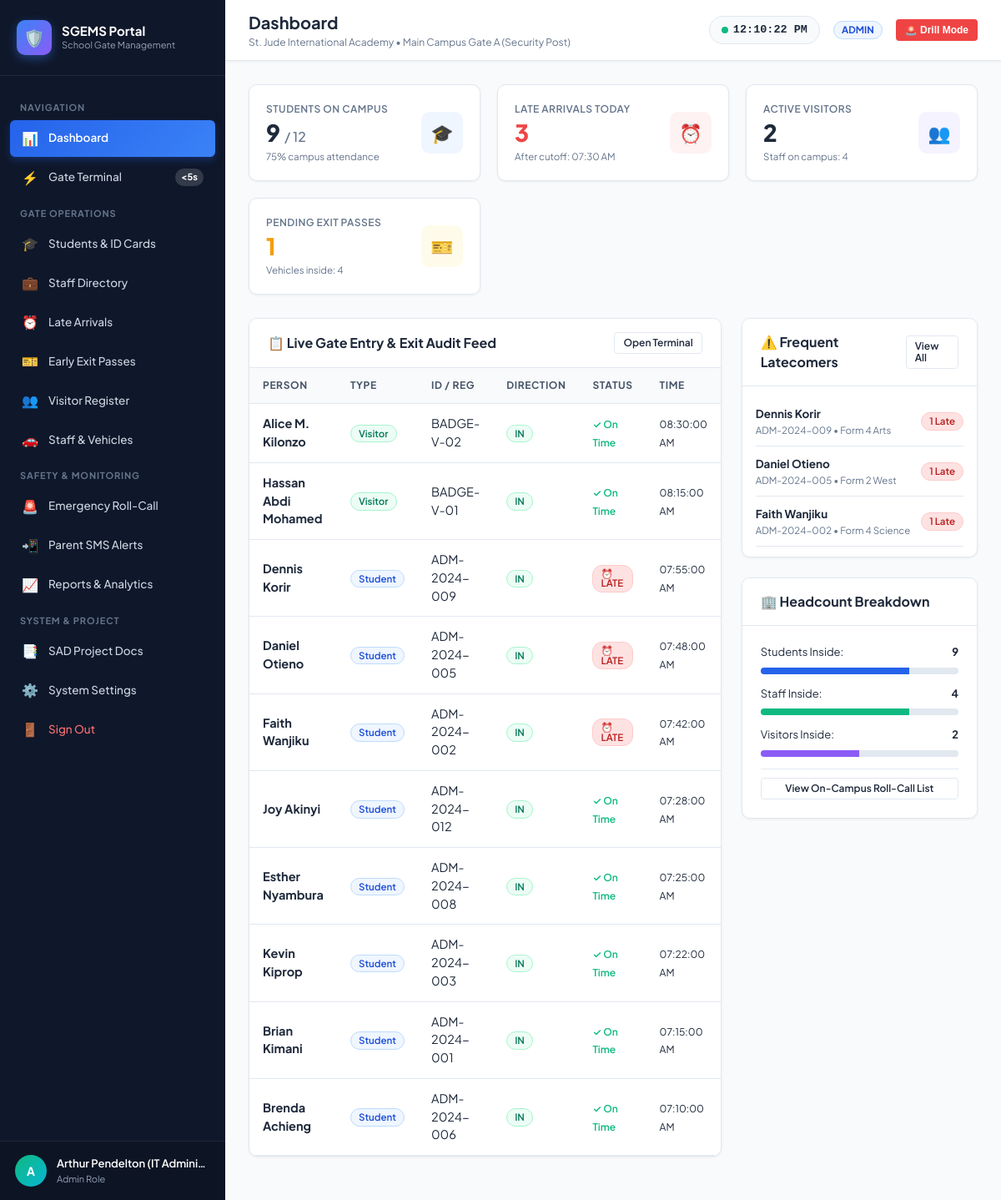
/pages/dashboard.php (signed in), run on the app's committed database.
### tables this page shows
CREATE TABLE `system_settings` (
  `setting_key` VARCHAR(50) NOT NULL,
  `setting_value` TEXT NOT NULL,
  `description` VARCHAR(255) DEFAULT NULL,
  PRIMARY KEY (`setting_key`)
);

CREATE TABLE `gate_logs` (
  `id` INT AUTO_INCREMENT PRIMARY KEY,
  `person_type` ENUM('student', 'staff', 'visitor') NOT NULL,
  `person_id` INT NOT NULL,
  `person_name` VARCHAR(100) NOT NULL,
  `identifier` VARCHAR(50) NOT NULL,
  `direction` ENUM('in', 'out') NOT NULL,
  `scan_method` ENUM('card_scan', 'qr_scan', 'manual_search') NOT NULL DEFAULT 'card_scan',
  `timestamp` DATETIME NOT NULL,
  `is_late` TINYINT(1) NOT NULL DEFAULT 0,
  `late_reason` VARCHAR(255) DEFAULT NULL,
  `permit_id` INT DEFAULT NULL,
  `guard_id` INT DEFAULT NULL,
  `notes` TEXT DEFAULT NULL,
  INDEX `idx_gate_logs_time` (`timestamp`),
  INDEX `idx_gate_logs_person` (`person_type`, `person_id`),
  INDEX `idx_gate_logs_late` (`is_late`)
);

CREATE TABLE `students` (
  `id` INT AUTO_INCREMENT PRIMARY KEY,
  `admission_no` VARCHAR(30) NOT NULL UNIQUE,
  `full_name` VARCHAR(100) NOT NULL,
  `class_grade` VARCHAR(30) NOT NULL,
  `parent_name` VARCHAR(100) NOT NULL,
  `parent_phone` VARCHAR(30) NOT NULL,
  `parent_email` VARCHAR(100) DEFAULT NULL,
  `card_number` VARCHAR(50) NOT NULL UNIQUE,
  `gender` ENUM('Male', 'Female') DEFAULT 'Male',
  `status` ENUM('on_campus', 'off_campus') NOT NULL DEFAULT 'off_campus',
  `last_seen` DATETIME DEFAULT NULL,
  `created_at` TIMESTAMP DEFAULT CURRENT_TIMESTAMP,
  INDEX `idx_students_status` (`status`),
  INDEX `idx_students_class` (`class_grade`),
  INDEX `idx_students_card` (`card_number`)
);

### config/db.php (called while the page is built, shortened)
<?php
function get_db_connection() {
    static $pdo = null;
    if ($pdo === null) {
        $dsn = "mysql:host=" . DB_HOST . ";port=" . DB_PORT . ";dbname=" . DB_NAME . ";charset=utf8mb4";
        $options = [
            PDO::ATTR_ERRMODE            => PDO::ERRMODE_EXCEPTION,
            PDO::ATTR_DEFAULT_FETCH_MODE => PDO::FETCH_ASSOC,
            PDO::ATTR_EMULATE_PREPARES   => false,
        ];
        try {
            $pdo = new PDO($dsn, DB_USER, DB_PASS, $options);
        } catch (PDOException $e) {
            die("Database connection failed: " . htmlspecialchars($e->getMessage()));
        }
    }
    return $pdo;
}
function get_setting($key, $default = '') {
    try {
        $pdo = get_db_connection();
        $stmt = $pdo->prepare("SELECT setting_value FROM system_settings WHERE setting_key = ? LIMIT 1");
        $stmt->execute([$key]);
        $row = $stmt->fetch();
        return $row ? $row['setting_value'] : $default;
    } catch (Exception $e) {
        return $default;
    }
}
function is_logged_in() {
    return isset($_SESSION['user_id']) && !empty($_SESSION['user_id']);
}
function has_role(...$roles) {
    return in_array($_SESSION['role'], $roles);
}

### pages/dashboard.php (the view, shortened to what this page needs)
<?php
$pageTitle = 'Dashboard';
require_once __DIR__ . '/../includes/header.php';
$pdo = get_db_connection();
$cutoff = get_setting('cutoff_time', '07:30:00');
$totalStudents = $pdo->query("SELECT COUNT(*) FROM students")->fetchColumn();
$studentsOnCampus = $pdo->query("SELECT COUNT(*) FROM students WHERE status = 'on_campus'")->fetchColumn();
$staffOnCampus = $pdo->query("SELECT COUNT(*) FROM staff WHERE status = 'on_campus'")->fetchColumn();
$visitorsOnCampus = $pdo->query("SELECT COUNT(*) FROM visitors WHERE status = 'on_campus'")->fetchColumn();
$vehiclesInside = $pdo->query("SELECT COUNT(*) FROM vehicles WHERE status = 'inside'")->fetchColumn();
$lateToday = $pdo->query("SELECT COUNT(*) FROM gate_logs WHERE is_late = 1 AND DATE(timestamp) = CURDATE()")->fetchColumn();
$pendingPermits = $pdo->query("SELECT COUNT(*) FROM exit_permissions WHERE status = 'pending' AND permit_date = CURDATE()")->fetchColumn();
$recentLogs = $pdo->query("SELECT gl.*, s.class_grade FROM gate_logs gl
                           LEFT JOIN students s ON gl.person_type = 'student' AND gl.person_id = s.id
                           ORDER BY gl.id DESC LIMIT 10")->fetchAll();
$frequentLatecomers = $pdo->query("
    SELECT s.id, s.full_name, s.admission_no, s.class_grade, COUNT(gl.id) as late_count
    FROM gate_logs gl
    JOIN students s ON gl.person_id = s.id AND gl.person_type = 'student'
    WHERE gl.is_late = 1
    GROUP BY s.id, s.full_name, s.admission_no, s.class_grade
    ORDER BY late_count DESC
    LIMIT 5
")->fetchAll();
?>
<div class="metrics-grid">
  <div class="metric-card">
    <div class="metric-info">
      <div class="label">Students On Campus</div>
      <div class="value"><?php echo $studentsOnCampus; ?> <span style="font-size:16px; color:#64748b; font-weight:500;">/ <?php echo $totalStudents; ?></span></div>
      <div class="subtext"><?php echo round(($studentsOnCampus / max(1, $totalStudents)) * 100); ?>% campus attendance</div>
    </div>
    <div class="metric-icon-wrap primary">🎓</div>
  </div>
  <div class="metric-card">
    <div class="metric-info">
      <div class="label">Late Arrivals Today</div>
      <div class="value" style="color: #ef4444;"><?php echo $lateToday; ?></div>
      <div class="subtext">After cutoff: <?php echo date('h:i A', strtotime($cutoff)); ?></div>
    </div>
    <div class="metric-icon-wrap danger">⏰</div>
  </div>
  <div class="metric-card">
    <div class="metric-info">
      <div class="label">Active Visitors</div>
      <div class="value"><?php echo $visitorsOnCampus; ?></div>
      <div class="subtext">Staff on campus: <?php echo $staffOnCampus; ?></div>
    </div>
    <div class="metric-icon-wrap accent">👥</div>
  </div>
  <div class="metric-card">
    <div class="metric-info">
      <div class="label">Pending Exit Passes</div>
      <div class="value" style="color: #f59e0b;"><?php echo $pendingPermits; ?></div>
      <div class="subtext">Vehicles inside: <?php echo $vehiclesInside; ?></div>
    </div>
    <div class="metric-icon-wrap warning">🎫</div>
  </div>
</div>
<div style="display: grid; grid-template-columns: 2fr 1fr; gap: 24px;">
  <div class="card">
    <div class="card-header">
      <div class="card-title">
        <span>📋 Live Gate Entry & Exit Audit Feed</span>
      </div>
      <a href="<?php echo BASE_URL; ?>pages/gate_scanner.php" class="btn btn-outline btn-sm">Open Terminal</a>
    </div>
    <div class="table-responsive">
      <table class="data-table">
        <thead>
          <tr>
            <th>Person</th>
            <th>Type</th>
            <th>ID / Reg</th>
            <th>Direction</th>
            <th>Status</th>
            <th>Time</th>
          </tr>
        </thead>
        <tbody id="gateLogsTableBody">
          <?php foreach ($recentLogs as $log): ?>
          <tr>
            <td><strong><?php echo htmlspecialchars($log['person_name']); ?></strong></td>
            <td>
              <span class="badge <?php echo $log['person_type'] === 'student' ? 'badge-approved' : ($log['person_type'] === 'staff' ? 'badge-used' : 'badge-in'); ?>">
                <?php echo ucfirst($log['person_type']); ?>
              </span>
            </td>
            <td><?php echo htmlspecialchars($log['identifier']); ?></td>
            <td>
              <span class="badge <?php echo $log['direction'] === 'in' ? 'badge-in' : 'badge-out'; ?>">
                <?php echo strtoupper($log['direction']); ?>
              </span>
            </td>
            <td>
              <?php if ($log['is_late']): ?>
                <span class="badge badge-late">⏰ LATE</span>
              <?php else: ?>
                <span style="color:#10b981; font-weight:600; font-size:12px;">✓ On Time</span>
              <?php endif; ?>
            </td>
            <td><small><?php echo date('h:i:s A', strtotime($log['timestamp'])); ?></small></td>
          </tr>
          <?php endforeach; ?>
        </tbody>
      </table>
    </div>
  </div>
  <div>
    <div class="card">
      <div class="card-header">
        <div class="card-title">
          <span>⚠️ Frequent Latecomers</span>
        </div>
        <a href="<?php echo BASE_URL; ?>pages/late_logs.php" class="btn btn-outline btn-sm">View All</a>
      </div>
      <div class="card-body" style="padding: 12px 16px;">
        <?php if (empty($frequentLatecomers)): ?>
          <p class="text-muted" style="text-align:center; padding: 20px;">No late arrivals logged.</p>
        <?php else: ?>
          <ul style="list-style: none;">
            <?php foreach ($frequentLatecomers as $idx => $st): ?>
            <li style="display:flex; align-items:center; justify-content:space-between; padding: 10px 0; border-bottom: 1px solid var(--border);">
              <div>
                <strong style="color: var(--text-main); font-size: 13.5px;"><?php echo htmlspecialchars($st['full_name']); ?></strong>
                <div style="font-size: 11.5px; color: var(--text-muted);"><?php echo htmlspecialchars($st['admission_no']); ?> &bull; <?php echo htmlspecialchars($st['class_grade']); ?></div>
              </div>
              <div>
                <span class="badge badge-late"><?php echo $st['late_count']; ?> Late</span>
              </div>
            </li>
            <?php endforeach; ?>
          </ul>
        <?php endif; ?>
      </div>
    </div>
    <div class="card">
      <div class="card-header">
        <div class="card-title">
          <span>🏢 Headcount Breakdown</span>
        </div>
      </div>
      <div class="card-body">
        <div style="display:flex; justify-content:space-between; margin-bottom: 8px; font-size: 13px;">
          <span>Students Inside:</span>
          <strong><?php echo $studentsOnCampus; ?></strong>
        </div>
        <div style="height: 8px; background:#e2e8f0; border-radius:4px; overflow:hidden; margin-bottom:14px;">
          <div style="height:100%; width:<?php echo round(($studentsOnCampus / max(1, $totalStudents)) * 100); ?>%; background:#2563eb;"></div>
        </div>
        <div style="display:flex; justify-content:space-between; margin-bottom: 8px; font-size: 13px;">
          <span>Staff Inside:</span>
          <strong><?php echo $staffOnCampus; ?></strong>
        </div>
        <div style="height: 8px; background:#e2e8f0; border-radius:4px; overflow:hidden; margin-bottom:14px;">
          <div style="height:100%; width:75%; background:#10b981;"></div>
        </div>
        <div style="display:flex; justify-content:space-between; margin-bottom: 8px; font-size: 13px;">
          <span>Visitors Inside:</span>
          <strong><?php echo $visitorsOnCampus; ?></strong>
        </div>
        <div style="height: 8px; background:#e2e8f0; border-radius:4px; overflow:hidden; margin-bottom:14px;">
          <div style="height:100%; width:<?php echo min(100, $visitorsOnCampus * 25); ?>%; background:#8b5cf6;"></div>
        </div>
        <div style="text-align:center; padding-top: 10px; border-top:1px solid var(--border);">
          <a href="<?php echo BASE_URL; ?>pages/emergency.php" class="btn btn-outline btn-sm" style="width:100%;">
            View On-Campus Roll-Call List
          </a>
        </div>
      </div>
    </div>
  </div>
</div>
<?php require_once __DIR__ . '/../includes/footer.php'; ?>

### includes/header.php (shortened to what this page needs)
<?php
require_once __DIR__ . '/../config/db.php';
$pageTitle = $pageTitle ?? 'Dashboard';
$schoolName = get_setting('school_name', 'St. Jude International Academy');
$isEmergency = (get_setting('emergency_mode', '0') === '1');
?>
<!DOCTYPE html>
<html lang="en">
<head>
  <link rel="stylesheet" href="<?php echo BASE_URL; ?>assets/css/style.css">
  <link rel="stylesheet" href="<?php echo BASE_URL; ?>assets/css/print.css" media="print">
</head>
<body>
<div class="app-layout">
  <?php include __DIR__ . '/nav.php'; ?>
  <div class="app-main">
    <header class="app-topbar">
      <div class="topbar-left">
        <div class="page-title-wrap">
          <h1><?php echo htmlspecialchars($pageTitle); ?></h1>
          <p><?php echo htmlspecialchars($schoolName); ?> &bull; <?php echo htmlspecialchars(get_setting('gate_name', 'Main Gate')); ?></p>
        </div>
      </div>
      <div class="topbar-right">
        <div class="live-clock-pill">
          <span class="live-pulse"></span>
          <span id="liveClockText">--:--:--</span>
        </div>
        <div style="display:flex; align-items:center; gap:8px;">
          <span class="badge badge-approved" style="text-transform:uppercase; font-weight:700;">
            <?php echo htmlspecialchars($_SESSION['role'] ?? 'guest'); ?>
          </span>
        </div>
        <?php if (!$isEmergency && has_role('admin', 'principal', 'guard')): ?>
        <button class="btn btn-danger btn-sm" onclick="startEmergencyDrill()">
          🚨 Drill Mode
        </button>
        <?php endif; ?>
      </div>
    </header>
    <main class="content-body">

### data on the page
system_settings: setting_value "St. Jude International Academy"
system_settings: setting_value "Main Campus Gate A (Security Post)"
system_settings: setting_value "07:30 AM"
gate_logs: person_name "Alice M. Kilonzo", person_type "Visitor", identifier "BADGE-V-02", direction "IN", is_late "✓ On Time", timestamp "08:30:00 AM"
gate_logs: person_name "Hassan Abdi Mohamed", person_type "Visitor", identifier "BADGE-V-01", direction "IN", is_late "✓ On Time", timestamp "08:15:00 AM"
gate_logs: person_name "Dennis Korir", person_type "Student", identifier "ADM-2024-009", direction "IN", is_late "⏰ LATE", timestamp "07:55:00 AM"
gate_logs: person_name "Daniel Otieno", person_type "Student", identifier "ADM-2024-005", direction "IN", is_late "⏰ LATE", timestamp "07:48:00 AM"
gate_logs: person_name "Faith Wanjiku", person_type "Student", identifier "ADM-2024-002", direction "IN", is_late "⏰ LATE", timestamp "07:42:00 AM"
gate_logs: person_name "Joy Akinyi", person_type "Student", identifier "ADM-2024-012", direction "IN", is_late "✓ On Time", timestamp "07:28:00 AM"
gate_logs: person_name "Esther Nyambura", person_type "Student", identifier "ADM-2024-008", direction "IN", is_late "✓ On Time", timestamp "07:25:00 AM"
gate_logs: person_name "Kevin Kiprop", person_type "Student", identifier "ADM-2024-003", direction "IN", is_late "✓ On Time", timestamp "07:22:00 AM"
gate_logs: person_name "Brian Kimani", person_type "Student", identifier "ADM-2024-001", direction "IN", is_late "✓ On Time", timestamp "07:15:00 AM"
gate_logs: person_name "Brenda Achieng", person_type "Student", identifier "ADM-2024-006", direction "IN", is_late "✓ On Time", timestamp "07:10:00 AM"
students: full_name "Dennis Korir", admission_no "ADM-2024-009", class_grade "Form 4 Arts", late_count "1"
students: full_name "Daniel Otieno", admission_no "ADM-2024-005", class_grade "Form 2 West", late_count "1"
students: full_name "Faith Wanjiku", admission_no "ADM-2024-002", class_grade "Form 4 Science", late_count "1"

### other printed values
substr($_SESSION['full_name'] ?? 'U', 0, 1) "A"
$_SESSION['full_name'] "Arthur Pendelton (IT Admini…"
$_SESSION['role'] "Admin"
$pageTitle "Dashboard"
$_SESSION['role'] "ADMIN"
$studentsOnCampus "9"
$totalStudents "12"
$lateToday "3"
$visitorsOnCampus "2"
$staffOnCampus "4"
$pendingPermits "1"
$vehiclesInside "4"
